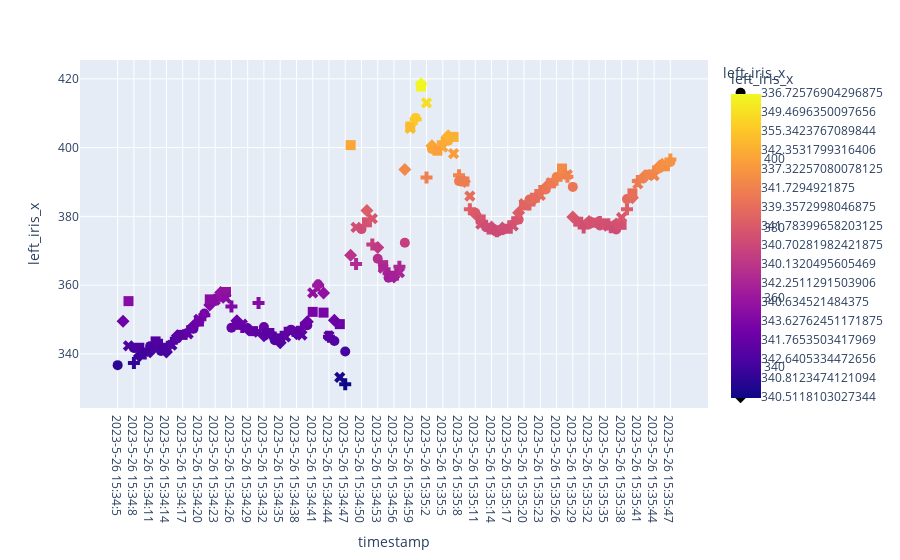

Notebook cell for this chart:
### Code cell
x           = raw_dataset.left_iris_x
y           = raw_dataset.left_iris_y
datetime    = raw_dataset.timestamp

fig = px.scatter(raw_dataset, y = 'left_iris_x', x = 'timestamp', color = 'left_iris_x', symbol = 'left_iris_x')
fig.update_traces(marker_size = 10)
fig.show()
